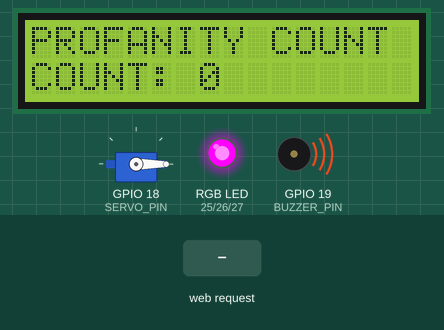
The sketch below on a simulated ESP32. Shown: servo, 16×2 character LCD, an RGB LED mixed from three pins (HIGH = lit), buzzer (waves = sounding, pin HIGH). Inputs (shaded band) come from the test bench. WiFi joins after 1.5 s; servers stay silent unless stated; what the sketch prints to the serial monitor is not drawn.

Above: at 4.3 s.
4.4 s: HTTP request GET /found received
At 5.8 s:
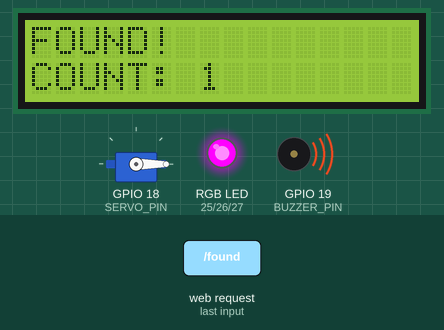
6.4 s: HTTP request GET /notfound received
At 8.4 s:
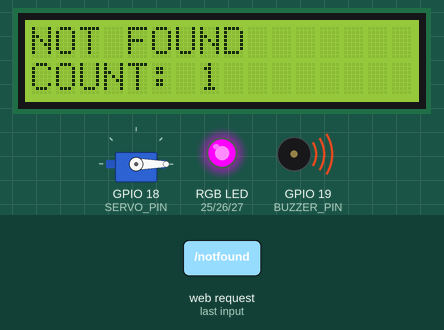
8.9 s: HTTP request GET /reset received
At 9.7 s:
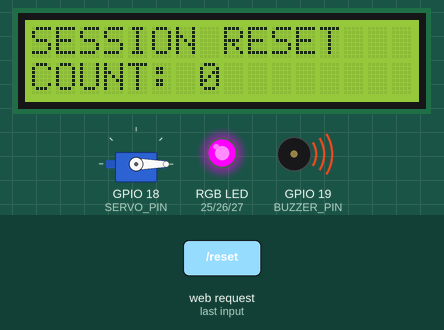
Timing chart, 0 to 11.9 s (numbered marks = the images above; inputs shaded):
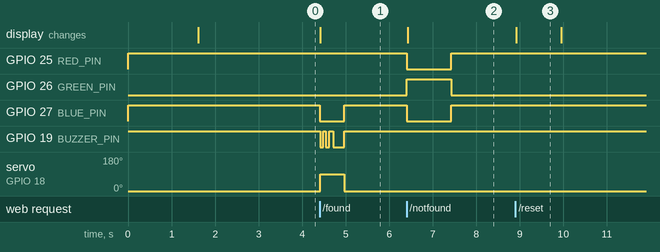

The sketch:

profanity_detector.ino
```cpp
#include <WiFi.h>
#include <WebServer.h>
#include <Wire.h>
#include <LiquidCrystal_I2C.h>
#include <ESP32Servo.h>


// =====================================
// WIFI SETTINGS
// =====================================

const char* ssid = "😎";
const char* password = "12345678";


// =====================================
// PINS
// =====================================

// RGB LED
#define RED_PIN 25
#define GREEN_PIN 26
#define BLUE_PIN 27

// Servo
#define SERVO_PIN 18

// Buzzer
#define BUZZER_PIN 19


// =====================================
// LCD
// =====================================

LiquidCrystal_I2C lcd(0x27, 16, 2);


// =====================================
// WEB SERVER
// =====================================

WebServer server(80);


// =====================================
// SERVO
// =====================================

Servo myServo;


// =====================================
// PROFANITY COUNT
// =====================================

int profanityCount = 0;


// =====================================
// RGB FUNCTIONS
// COMMON CATHODE RGB LED
// =====================================

void setRed() {

  digitalWrite(RED_PIN, HIGH);
  digitalWrite(GREEN_PIN, LOW);
  digitalWrite(BLUE_PIN, LOW);

}


void setGreen() {

  digitalWrite(RED_PIN, LOW);
  digitalWrite(GREEN_PIN, HIGH);
  digitalWrite(BLUE_PIN, LOW);

}


void setViolet() {

  digitalWrite(RED_PIN, HIGH);
  digitalWrite(GREEN_PIN, LOW);
  digitalWrite(BLUE_PIN, HIGH);

}


// =====================================
// BUZZER FUNCTIONS
// ACTIVE LOW
// LOW = ON
// HIGH = OFF
// =====================================

void buzzerOn() {

  digitalWrite(BUZZER_PIN, LOW);

}


void buzzerOff() {

  digitalWrite(BUZZER_PIN, HIGH);

}


// =====================================
// UPDATE LCD WITH IDLE SCREEN
// =====================================

void showIdleLCD() {

  lcd.clear();

  lcd.setCursor(0, 0);

  lcd.print("PROFANITY COUNT");

  lcd.setCursor(0, 1);

  lcd.print("COUNT: ");

  lcd.print(profanityCount);

}


// =====================================
// ALERT PATTERN - SHORT "NOTIFICATION" CHIME (~0.9s)
// =====================================

void playAlert() {

  // Two quick light taps
  buzzerOn();  delay(70);  buzzerOff(); delay(60);
  buzzerOn();  delay(70);  buzzerOff(); delay(100);

  // One soft closing beep
  buzzerOn();  delay(250); buzzerOff();

}


// =====================================
// FOUND
// =====================================

void handleFound() {

  Serial.println("FOUND RECEIVED");


  // Increase counter

  profanityCount++;


  // Red alert LED

  setRed();


  // LCD

  lcd.clear();

  lcd.setCursor(0, 0);

  lcd.print("FOUND!");


  lcd.setCursor(0, 1);

  lcd.print("COUNT: ");

  lcd.print(profanityCount);


  // Send response immediately

  server.send(

    200,

    "text/plain",

    "FOUND"

  );


  // Move servo to alert position

  myServo.write(90);


  // Play buzzer pattern

  playAlert();


  // Ensure buzzer OFF

  buzzerOff();


  // Return servo to normal position

  myServo.write(0);


  // Return LED to idle

  setViolet();


  Serial.println("FOUND ALERT COMPLETE");

}


// =====================================
// NOTFOUND
// =====================================

void handleNotFound() {

  Serial.println("NOTFOUND RECEIVED");


  // Ensure buzzer is OFF

  buzzerOff();


  // Ensure normal servo position

  myServo.write(0);


  // Green LED

  setGreen();


  // LCD

  lcd.clear();

  lcd.setCursor(0, 0);

  lcd.print("NOT FOUND");


  lcd.setCursor(0, 1);

  lcd.print("COUNT: ");

  lcd.print(profanityCount);


  // Send response

  server.send(

    200,

    "text/plain",

    "NOTFOUND"

  );


  // Show result briefly

  delay(1000);


  // Return to idle

  buzzerOff();

  myServo.write(0);

  setViolet();


  Serial.println("NOTFOUND COMPLETE");

}


// =====================================
// RESET
// =====================================

void handleReset() {

  Serial.println("RESET RECEIVED");


  // Reset profanity counter

  profanityCount = 0;


  // Turn buzzer OFF

  buzzerOff();


  // Return servo to normal position

  myServo.write(0);


  // Return RGB LED to idle colour

  setViolet();


  // Update LCD

  lcd.clear();

  lcd.setCursor(0, 0);

  lcd.print("SESSION RESET");


  lcd.setCursor(0, 1);

  lcd.print("COUNT: 0");


  Serial.println("COUNTER RESET TO ZERO");


  // Send response

  server.send(

    200,

    "text/plain",

    "COUNTER RESET TO 0"

  );


  // Briefly show reset message

  delay(1000);


  // Return to normal idle display

  showIdleLCD();

}


// =====================================
// ROOT
// =====================================

void handleRoot() {

  String message = "ESP32 PROFANITY DETECTOR\n";

  message += "Count: ";

  message += String(profanityCount);


  server.send(

    200,

    "text/plain",

    message

  );

}


// =====================================
// SETUP
// =====================================

void setup() {

  Serial.begin(115200);


  // RGB pins

  pinMode(RED_PIN, OUTPUT);

  pinMode(GREEN_PIN, OUTPUT);

  pinMode(BLUE_PIN, OUTPUT);


  // Buzzer

  pinMode(BUZZER_PIN, OUTPUT);

  buzzerOff();


  // Start violet

  setViolet();


  // Servo

  myServo.attach(SERVO_PIN);

  myServo.write(0);


  // LCD

  Wire.begin(21, 22);

  lcd.init();

  lcd.backlight();


  lcd.clear();

  lcd.setCursor(0, 0);

  lcd.print("Profanity");


  lcd.setCursor(0, 1);

  lcd.print("Detector");


  delay(1500);


  // Show initial counter

  showIdleLCD();


  // =====================================
  // WIFI
  // =====================================

  WiFi.mode(WIFI_STA);

  WiFi.begin(

    ssid,

    password

  );


  Serial.print("Connecting to WiFi");


  int attempts = 0;


  while (

    WiFi.status() != WL_CONNECTED

    &&

    attempts < 30

  ) {

    delay(500);

    Serial.print(".");

    attempts++;

  }


  Serial.println();


  if (

    WiFi.status() == WL_CONNECTED

  ) {

    Serial.println("WIFI CONNECTED");


    Serial.print("ESP32 IP: ");

    Serial.println(

      WiFi.localIP()

    );


  }

  else {

    Serial.println("WIFI FAILED");


    lcd.clear();

    lcd.setCursor(0, 0);

    lcd.print("WiFi Failed");

  }


  // =====================================
  // WEB ROUTES
  // =====================================

  server.on(

    "/",

    handleRoot

  );


  server.on(

    "/found",

    handleFound

  );


  server.on(

    "/notfound",

    handleNotFound

  );


  // NEW RESET ROUTE

  server.on(

    "/reset",

    handleReset

  );


  // Start server

  server.begin();


  Serial.println("SERVER STARTED");

}


// =====================================
// LOOP
// =====================================

void loop() {

  server.handleClient();

}
```

Measured:
- after the input at 4.4 s, GPIO 27 (BLUE_PIN): HIGH → LOW at once, → HIGH 0.57 s later; GPIO 19 (BUZZER_PIN): goes LOW 0.07 s, HIGH 0.06 s, LOW 0.07 s, HIGH 0.10 s, LOW 0.25 s, then HIGH, starting at once; servo on GPIO 18 (SERVO_PIN): 0° → 90° at once, → 0° 0.55 s later; the display: changes at once (image 1)
- after the input at 6.4 s, GPIO 25 (RED_PIN), GPIO 27 (BLUE_PIN): HIGH → LOW at once, → HIGH 1.0 s later; GPIO 26 (GREEN_PIN): LOW → HIGH at once, → LOW 1.0 s later; the display: changes at once (image 2)
- after the input at 8.9 s, the display: changes at once (image 3)
- what the display in image 3 shows lasts 1.0 s, from 8.9 s to 9.9 s
